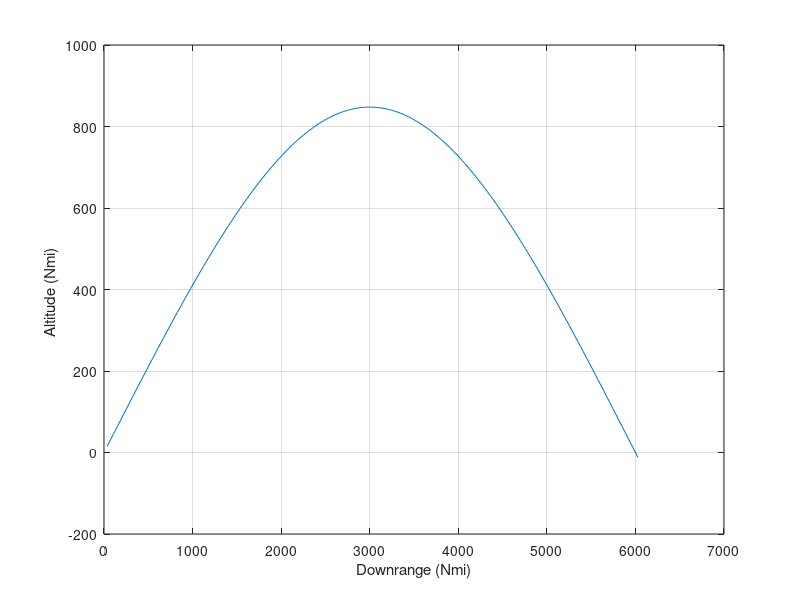

Source code (MATLAB):
clear
count=0;
H=.01;	
A=2.0926e7;
GM=1.4077e16;
GAMDEG=23.;
GAM=GAMDEG/57.3;
DISTNM=6000.;
ANGDEG=0.;
ANG=ANGDEG/57.3;
PHI=DISTNM*6076./A;
ALTNM=0.;
ALT=ALTNM*6076.;
R0=A+ALT;
TOP=GM*(1.-cos(PHI));
TEMP=R0*cos(GAM)/A-cos(PHI+GAM);
BOT=R0*cos(GAM)*TEMP;
V=sqrt(TOP/BOT);
VRX=V*cos(1.5708-GAM+ANG);
VRY=V*sin(1.5708-GAM+ANG);
S=0.;
X=(A+ALT)*cos(ANG);
Y=(A+ALT)*sin(ANG);
XFIRST=X;
YFIRST=Y;
X1=VRX;
Y1=VRY;
T=0.;
while ALT >=0.
	XOLD=X;
	YOLD=Y;
	X1OLD=X1;
	Y1OLD=Y1;
	STEP=1;
	STEP=1;
	FLAG=0;
	while STEP <=1
		if FLAG==1
			STEP=2;
			X=X+H*XD;
			Y=Y+H*YD;
			X1=X1+H*X1D;
			Y1=Y1+H*Y1D;
			T=T+H;
		end
		TEMBOT=(X^2+Y^2)^1.5;
		X1D=-GM*X/TEMBOT;
		Y1D=-GM*Y/TEMBOT;
		XD=X1;
		YD=Y1;
		FLAG=1;
	end
	FLAG=0;
	X=(XOLD+X)/2+.5*H*XD;
	Y=(YOLD+Y)/2+.5*H*YD;
	X1=(X1OLD+X1)/2+.5*H*X1D;
	Y1=(Y1OLD+Y1)/2+.5*H*Y1D;
	S=S+H;
	if S>=9.99999
		S=0.;
		XNM=X/6076.;
		YNM=Y/6076.;
		ALT=sqrt(X^2+Y^2)-A;
		ALTNM=ALT/6076.;
		R=sqrt(X^2+Y^2);
		RF=sqrt(XFIRST^2+YFIRST^2);
		CBETA=(X*XFIRST+Y*YFIRST)/(R*RF);
		BETA=acos(CBETA);
		DISTNM=A*BETA/6076.;
		count=count+1;
		ArrayT(count)=T;
		ArrayXNM(count)=XNM;
		ArrayYNM(count)=YNM;
		ArrayDISTNM(count)=DISTNM;
		ArrayALTNM(count)=ALTNM;
	end
end
figure
plot(ArrayDISTNM,ArrayALTNM),grid
xlabel('Downrange (Nmi)')
ylabel('Altitude (Nmi) ')
clc
output=[ArrayT',ArrayXNM',ArrayYNM',ArrayDISTNM',ArrayALTNM'];
save datfil.txt output -ascii
disp 'simulation finished'
	
